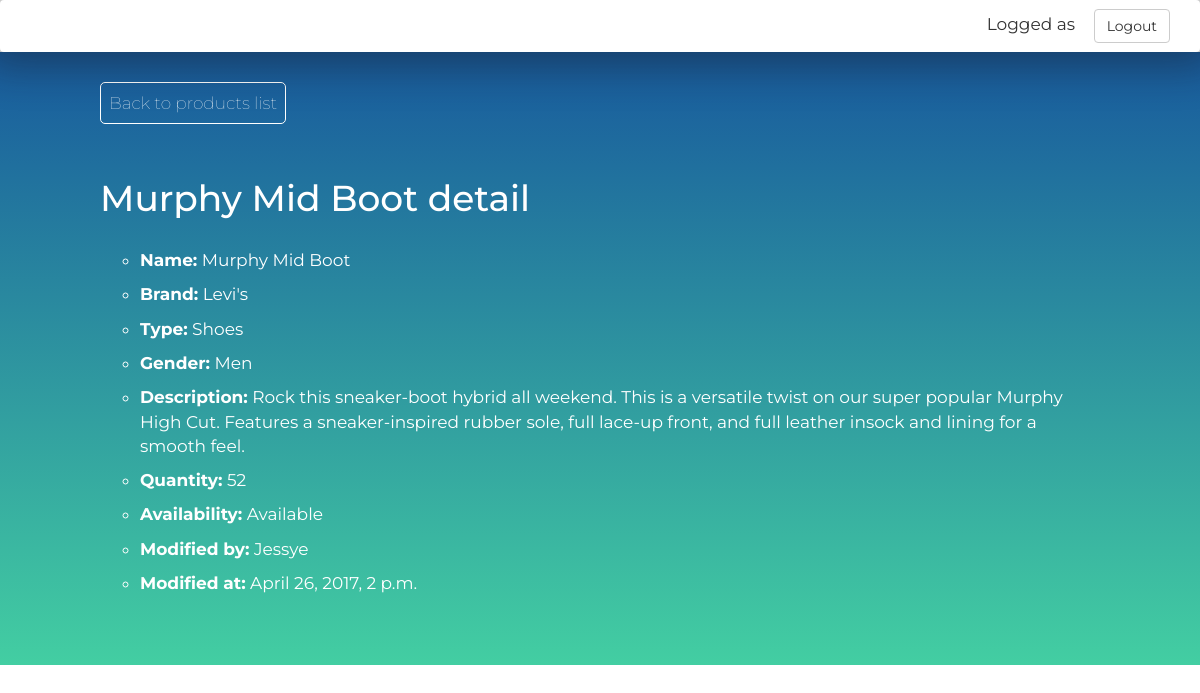
The app's page /8/ with its own data.
### inventory/models.py (models this page shows, shortened)
class Parano(models.Model):
    created_by = models.ForeignKey(
        'Member',
        verbose_name="Created by",
        related_name="%(app_label)s_%(class)s_creator",
        null=True,
        blank=True,
    )
    modified_by = models.ForeignKey(
        'Member',
        verbose_name="Modified by",
        related_name="%(app_label)s_%(class)s_modificator",
        null=True,
        blank=True,
    )
    created_at = models.DateTimeField(
        verbose_name="Created at",
        null=True,
        blank=True,
        default= timezone.now()
    )
    modified_at = models.DateTimeField(
        verbose_name="Modified at",
        null=True,
        blank=True,
        default= timezone.now()
    )
    class Meta:
        abstract = True
        app_label = "inventory"

class Product(Parano, models.Model):
    name = models.CharField(
        max_length=60,
        verbose_name="Name",
        null=True,
        blank=False
    )
    brand = models.CharField(
        max_length=60,
        verbose_name="Brand",
        null=True,
        blank=True
    )
    gender_choices = (
        ('Men', 'Men'),
        ('Women', 'Women')
    )
    gender = models.CharField(
        max_length=20,
        choices=gender_choices,
        null=True
    )
    type_choices = (
         ('Pant', 'Pant'),
         ('Shirt', 'Shirt'),
         ('Dress', 'Dress'),
         ('Shoes', 'Shoes')
    )
    type = models.CharField(
        max_length=50,
        choices=type_choices,
        null=True
    )
    quantity = models.IntegerField(
        null = True,
        blank = False,
        verbose_name = "Quantity"
    )
    description = models.TextField(
        verbose_name="Description",
        null=True,
        blank=True
    )
    class Meta:
        app_label = "inventory"

class Member(models.Model):
    user = models.OneToOneField(
        User,
        related_name="member"
    )
    class Meta:
        app_label="inventory"
        ordering=["user__date_joined"]
    def __str__(self):
        return str(self.user.username)

### inventory/views.py (the view)
# urls.py: url(r'^(?P<pk>\d+)/$', ProductDetailView.as_view(), name='product-detail'),
class ProductDetailView(DetailView):
    model = Product
    context_object_name = "details"
    template_name = "inventory/product-detail.html"

### inventory/templates/inventory/product-detail.html (shortened to what this page needs)
{% load staticfiles %}
<!DOCTYPE html>
<html lang="en">
<head>
    <link rel="stylesheet" href="//maxcdn.bootstrapcdn.com/bootstrap/3.2.0/css/bootstrap.min.css">
    <link rel="stylesheet" href="{% static 'css/styles.css' %}" />
</head>
<body>
    <nav class="navbar">
        <div class="container-fluid">
            <div class="navbar-header pull-right">
                <span>Logged as <b>{{ user.username }}&nbsp;&nbsp;</b></span>
                <a href="{% url 'django.contrib.auth.views.logout' %}?next=/login" class="btn btn-default navbar-btn">Logout</a>
            </div>
        </div>
    </nav>
    <section id="detail_page">
        <div class="wrap">
            <a href="/list" class="small-btn">Back to products list</a>
            <br/><br/>
            <h1>{{details.name}} detail</h1>
            <ul>
                <li><b>Name:</b> {{details.name}}</li>
                <li><b>Brand:</b> {{details.brand}}</li>
                <li><b>Type:</b> {{details.type}}</li>
                <li><b>Gender:</b> {{details.gender}}</li>
                <li><b>Description:</b> {{details.description}}</li>
                <li><b>Quantity:</b> {{details.quantity}}</li>
                <li>
                    <b>Availability:</b>
                    {% if details.quantity == 0 %}
                        Unavailable
                    {% else %}
                        Available
                    {% endif %}
                </li>
                <li><b>Modified by:</b> {{details.modified_by}}</li>
                <li><b>Modified at:</b> {{details.modified_at}}</li>
            </ul>
        </div>
    </section>
</body>
</html>

### inventory/static/css/styles.css (style rules this page uses)
html { height: 100%; }
body { width: 100%; height: 100%; display: inline-block; font-family: 'Montserrat', sans-serif; font-size: 17px; }
.navbar { margin-bottom: 0; box-shadow: 0px 0px 40px 14px rgba(25,25,25,0.4); -webkit-box-shadow: 0px 0px 40px 14px rgba(25,25,25,0.4); -moz-box-shadow: 0px 0px 40px 14px rgba(25,25,25,0.4); padding: 0 14px; }
section { padding: 20px 0 60px 0; }
.wrap { width: 1000px; margin: auto; }
.small-btn { display: inline-block; width: auto; border: solid 1px #fff; font-weight: 700; color: #fff; border-radius: 5px; padding: 8px; font-weight: 100; transition: all 0.2s ease-in-out; margin: 10px 0; }
#detail_page { background: #43cea2; background: -webkit-linear-gradient(bottom, #43cea2, #185a9d); background: -moz-linear-gradient(bottom, #43cea2, #185a9d); background: -o-linear-gradient(bottom, #43cea2, #185a9d); background: linear-gradient(to top, #43cea2, #185a9d); width: 100%; color: #fff; }
#detail_page ul { list-style-type: circle; margin-top: 30px; }
#detail_page ul li { margin: 10px 0; }

### records on screen
Product: name "Murphy Mid Boot", brand "Levi's", type "Shoes", gender "Men", description "Rock this sneaker-boot hybrid all weekend. This is a versatile twist on our super popular Murphy High Cut. Features a sneaker-inspired rubber sole, full lace-up front, and full leather insock and lining for a smooth feel.", quantity "52", modified_by "Jessye", modified_at "April 26, 2017, 2 p.m."
